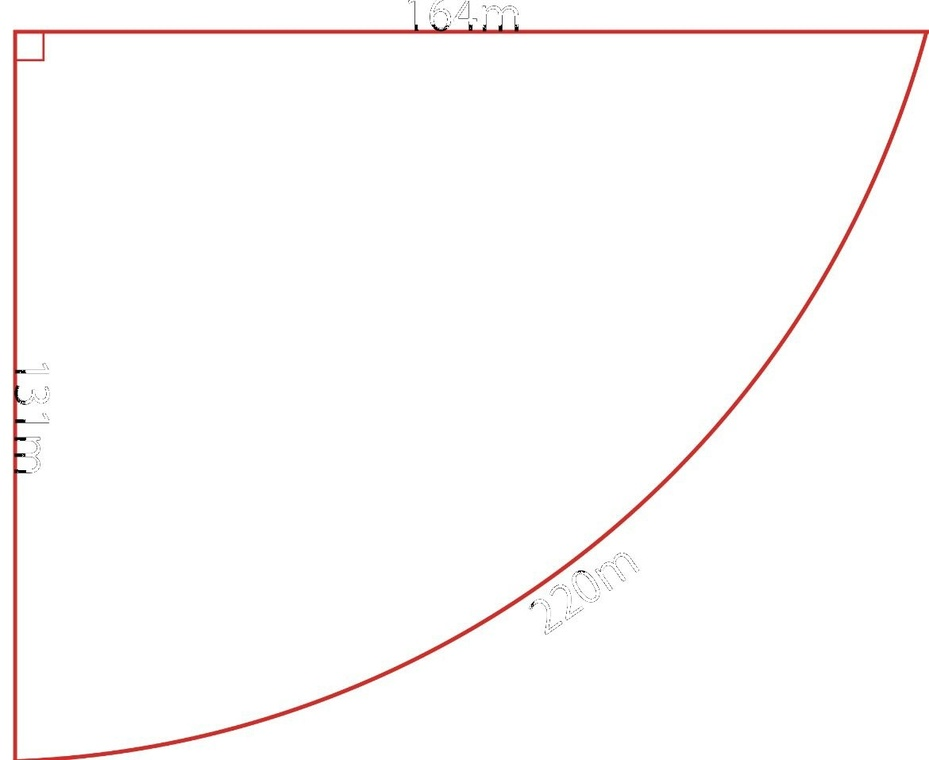
#> input picture output.jpg, 929 x 760 px, shrunk from 1170 x 957 before the run
$ python left_red_height.py
#> lines starting #> are read from the running program, lines starting #| are printed output that depends on the picture; after the words box and inside, x2 and y2 are one past the last pixel; in counts of white or black regions, pixels touching at a corner belong together
#!/usr/bin/env python3
"""画像左側の赤い縦線の高さをピクセル単位で出力する。"""

from __future__ import annotations

import argparse
from pathlib import Path

import cv2
import numpy as np

def detect_red_pixels(image: np.ndarray, red_min: int, diff_min: int) -> np.ndarray:
  """画像から赤線に見える画素を検出し、真偽値のマスクとして返す。"""
  blue, green, red = cv2.split(image)
  return (red >= red_min) & ((red - green) >= diff_min) & ((red - blue) >= diff_min)

def find_left_red_column(red_mask: np.ndarray, min_column_pixels: int) -> int:
  """赤画素が十分に多い列のうち、最も左にある列番号を返す。"""
  red_counts = np.count_nonzero(red_mask, axis=0)
  columns = np.where(red_counts >= min_column_pixels)[0]
  if len(columns) == 0:
    raise ValueError("左側の赤い縦線を検出できませんでした。")
  return int(columns[0])

def measure_column_height(red_mask: np.ndarray, column: int) -> int:
  """指定した列にある赤画素の上端から下端までの高さを返す。"""
  rows = np.where(red_mask[:, column])[0]
  if len(rows) == 0:
    raise ValueError("指定した列に赤画素がありません。")
  return int(rows[-1] - rows[0] + 1)

def measure_left_red_height(
  input_path: Path,
  *,
  red_min: int,
  diff_min: int,
  min_column_pixels: int,
) -> int:
  """入力画像を読み込み、左側の赤い縦線の高さをピクセル単位で求める。"""
  image = cv2.imread(str(input_path), cv2.IMREAD_COLOR)
  if image is None:
    raise FileNotFoundError(f"画像を読み込めませんでした: {input_path}")

  red_mask = detect_red_pixels(image, red_min, diff_min)
  left_column = find_left_red_column(red_mask, min_column_pixels)
  return measure_column_height(red_mask, left_column)

def parse_args() -> argparse.Namespace:
  """コマンドライン引数を解析し、入力画像や赤線判定条件を返す。"""
  parser = argparse.ArgumentParser(
    description="画像左側の赤い縦線の高さをピクセル単位で出力します。",
    add_help=False,
  )
  parser._positionals.title = "位置引数"
  parser._optionals.title = "オプション"
  parser.add_argument(
    "-h",
    "--help",
    action="help",
    help="このヘルプメッセージを表示して終了します",
  )
  parser.add_argument(
    "input",
    nargs="?",
    default=Path("output.jpg"),
    type=Path,
    help="入力画像のパス（初期値: output.jpg）",
  )
  parser.add_argument(
    "--red-min",
    type=int,
    default=120,
    help="赤として扱うR値の下限。0-255で指定します（初期値: 120）",
  )
  parser.add_argument(
    "--diff-min",
    type=int,
    default=40,
    help="R値がG値・B値よりどれだけ大きい画素を赤とみなすか（初期値: 40）",
  )
  parser.add_argument(
    "--min-column-pixels",
    type=int,
    default=100,
    help="縦線候補に必要な、同じ列内の赤画素数（初期値: 100）",
  )
  return parser.parse_args()

def main() -> None:
  """左側の赤い縦線の高さを計算して標準出力に表示する。"""
  args = parse_args()
  height = measure_left_red_height(
    args.input,
    red_min=args.red_min,
    diff_min=args.diff_min,
    min_column_pixels=args.min_column_pixels,
  )
#> in measure_left_red_height, image is the input picture: shape (760, 929, 3); mean B, G, R 251.1, 251.2, 253.3
#> in detect_red_pixels, `blue, green, red = cv2.split(image)`:
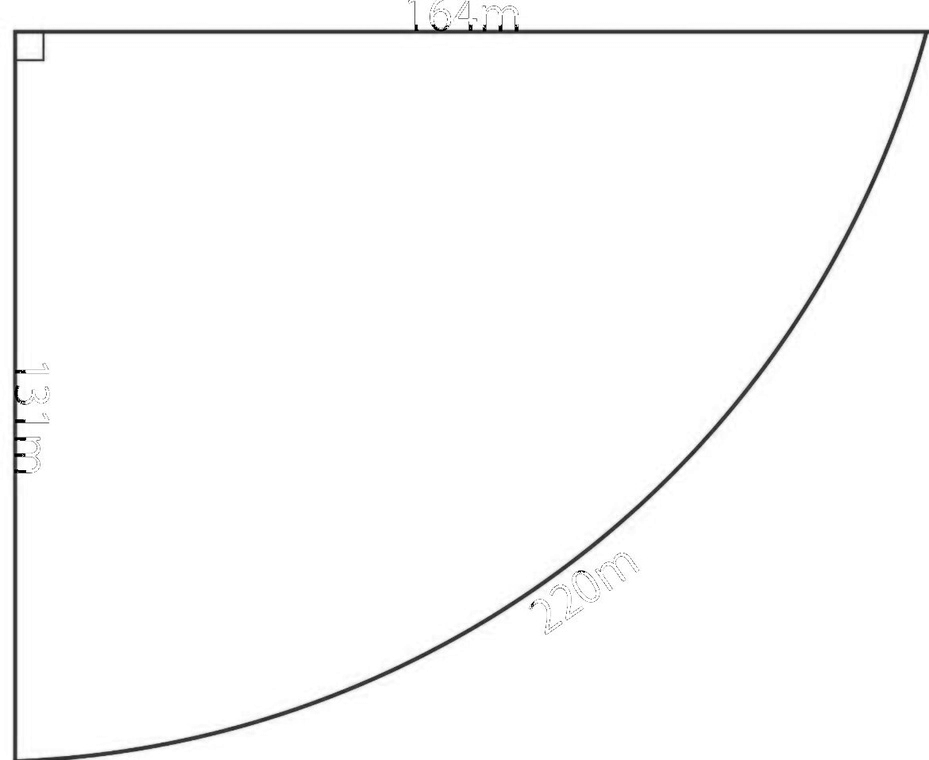
#> blue: shape (760, 929); min 0, max 255, mean 251.1
#> in detect_red_pixels, `blue, green, red = cv2.split(image)`:
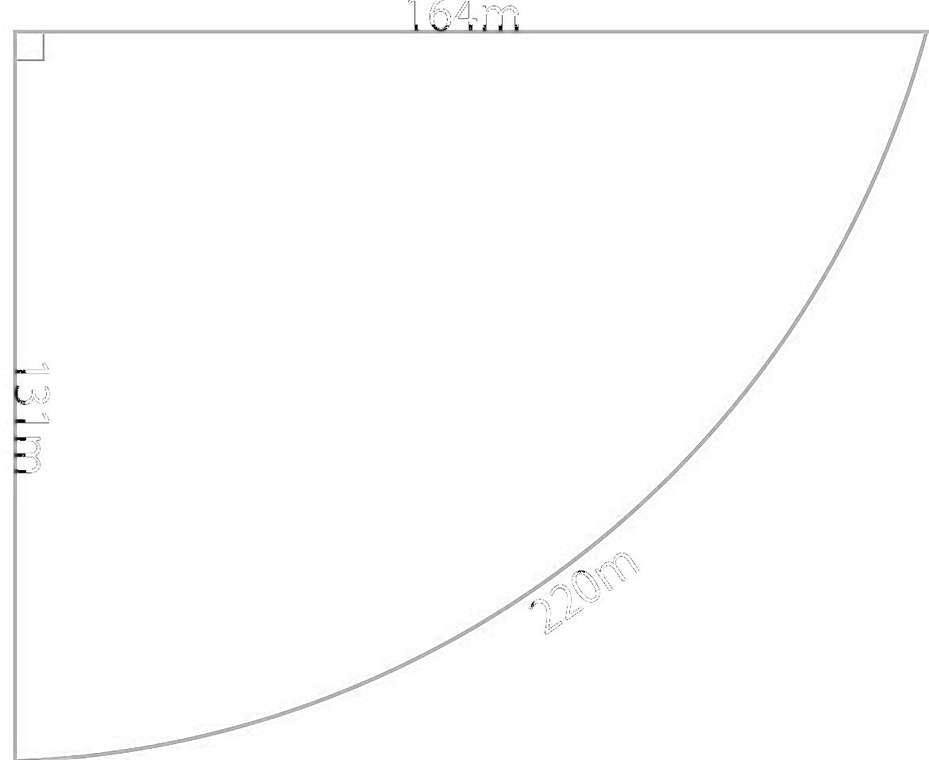
#> red: shape (760, 929); min 0, max 255, mean 253.3
#> in detect_red_pixels, `return (red >= red_min) & ((red - green) >= diff_min) & ((red - blue) ..`:
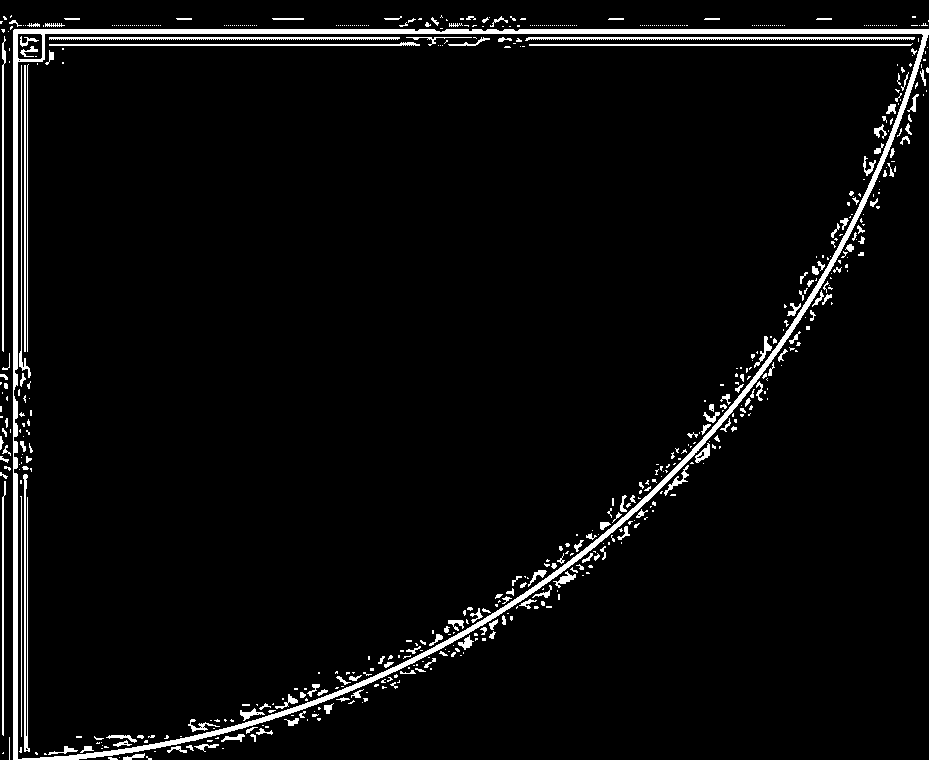
#> returned value: shape (760, 929) bool; 4.4% white; 642 white regions (471 under 20 px), largest, box (x1, y1, x2, y2) and area: (13, 29, 929, 760) 14328, (525, 37, 915, 41) 976, (49, 37, 400, 40) 877
#> in find_left_red_column, `red_counts = np.count_nonzero(red_mask, axis=0)`: red_counts = 929 values, max 733 at index 13, min 6 at index 12, mean 33.2
#> in find_left_red_column, `columns = np.where(red_counts >= min_column_pixels)[0]`: columns = [2, 3, 13, 14, 15, 16, 17, 21, 24, 25, 27]
#> in measure_left_red_height, `left_column = find_left_red_column(red_mask, min_column_pixels)`: left_column = 2
#> in measure_column_height, `rows = np.where(red_mask[:, column])[0]`: rows = 567 values from 21 to 753
#> height = 733
  print(height)
#| 733

if __name__ == "__main__":
  main()
